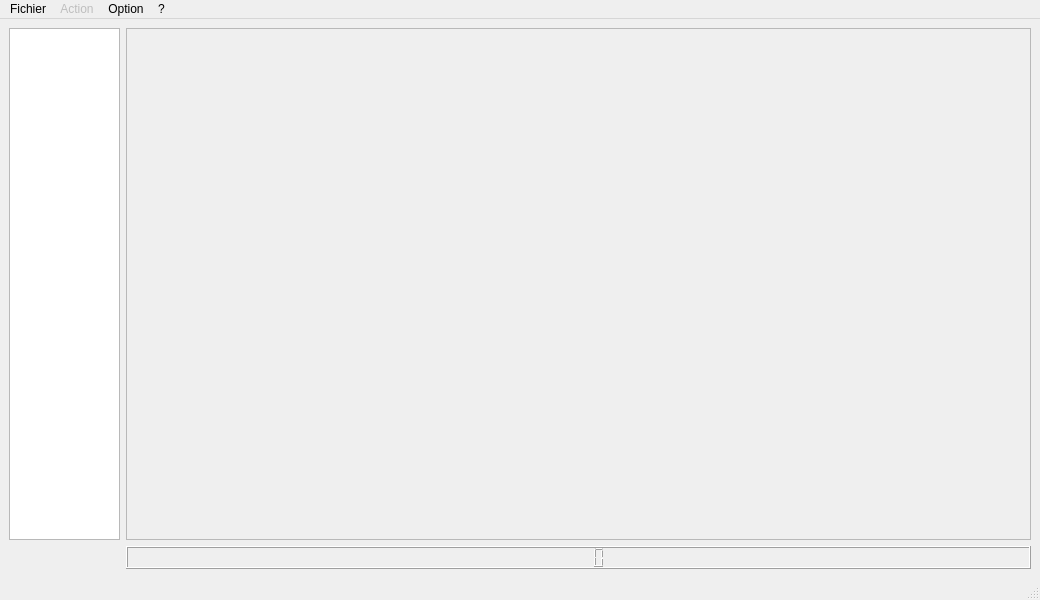
<?xml version="1.0" encoding="UTF-8"?>
<ui version="4.0">
 <class>MainWindow</class>
 <widget class="QMainWindow" name="MainWindow">
  <property name="geometry">
   <rect>
    <x>0</x>
    <y>0</y>
    <width>1040</width>
    <height>600</height>
   </rect>
  </property>
  <property name="maximumSize">
   <size>
    <width>1040</width>
    <height>16777215</height>
   </size>
  </property>
  <property name="windowTitle">
   <string>MainWindow</string>
  </property>
  <widget class="QWidget" name="centralwidget">
   <layout class="QGridLayout" name="gridLayout">
    <item row="0" column="0">
     <widget class="QListWidget" name="w_categorie">
      <property name="maximumSize">
       <size>
        <width>111</width>
        <height>16777215</height>
       </size>
      </property>
     </widget>
    </item>
    <item row="0" column="1">
     <widget class="QTableWidget" name="w_objetMedia">
      <property name="enabled">
       <bool>false</bool>
      </property>
      <property name="editTriggers">
       <set>QAbstractItemView::NoEditTriggers</set>
      </property>
      <attribute name="horizontalHeaderVisible">
       <bool>false</bool>
      </attribute>
      <attribute name="horizontalHeaderDefaultSectionSize">
       <number>300</number>
      </attribute>
      <attribute name="verticalHeaderVisible">
       <bool>false</bool>
      </attribute>
      <column>
       <property name="text">
        <string>Nouvelle colonne</string>
       </property>
      </column>
      <column>
       <property name="text">
        <string>Nouvelle colonne</string>
       </property>
      </column>
      <column>
       <property name="text">
        <string>Nouvelle colonne</string>
       </property>
      </column>
     </widget>
    </item>
    <item row="1" column="1">
     <widget class="QLCDNumber" name="w_compteur"/>
    </item>
   </layout>
  </widget>
  <widget class="QMenuBar" name="menubar">
   <property name="geometry">
    <rect>
     <x>0</x>
     <y>0</y>
     <width>1040</width>
     <height>21</height>
    </rect>
   </property>
   <widget class="QMenu" name="menuFichier">
    <property name="title">
     <string>Fichier</string>
    </property>
    <addaction name="actionNouveau"/>
    <addaction name="actionCharger"/>
    <addaction name="actionSauvegarder"/>
    <addaction name="actionQuitter"/>
   </widget>
   <widget class="QMenu" name="menuAction">
    <property name="enabled">
     <bool>false</bool>
    </property>
    <property name="title">
     <string>Action</string>
    </property>
    <addaction name="actionAjouter"/>
    <addaction name="actionSupprimer"/>
    <addaction name="actionModifier"/>
   </widget>
   <widget class="QMenu" name="menu">
    <property name="title">
     <string>?</string>
    </property>
   </widget>
   <widget class="QMenu" name="menuOption">
    <property name="title">
     <string>Option</string>
    </property>
   </widget>
   <addaction name="menuFichier"/>
   <addaction name="menuAction"/>
   <addaction name="menuOption"/>
   <addaction name="menu"/>
  </widget>
  <widget class="QStatusBar" name="statusbar"/>
  <action name="actionSauvegarder">
   <property name="enabled">
    <bool>false</bool>
   </property>
   <property name="text">
    <string>&amp;Sauvegarder</string>
   </property>
   <property name="toolTip">
    <string>Sauvegarder profil</string>
   </property>
   <property name="statusTip">
    <string>Sauvegarder profil</string>
   </property>
   <property name="whatsThis">
    <string>Sauvegarder profil</string>
   </property>
   <property name="shortcut">
    <string>Ctrl+S</string>
   </property>
  </action>
  <action name="actionNouveau">
   <property name="text">
    <string>&amp;Nouveau</string>
   </property>
   <property name="iconText">
    <string>Nouveau profil</string>
   </property>
   <property name="toolTip">
    <string>Nouveau profil</string>
   </property>
   <property name="statusTip">
    <string>Nouveau profil</string>
   </property>
   <property name="whatsThis">
    <string>Nouveau profil</string>
   </property>
   <property name="shortcut">
    <string>Ctrl+N</string>
   </property>
  </action>
  <action name="actionCharger">
   <property name="text">
    <string>&amp;Charger</string>
   </property>
   <property name="toolTip">
    <string>Charger profil</string>
   </property>
   <property name="statusTip">
    <string>Charger profil</string>
   </property>
   <property name="whatsThis">
    <string>Charger profil</string>
   </property>
   <property name="shortcut">
    <string>Ctrl+L</string>
   </property>
  </action>
  <action name="actionQuitter">
   <property name="text">
    <string>&amp;Quitter</string>
   </property>
   <property name="shortcut">
    <string>Ctrl+Q</string>
   </property>
  </action>
  <action name="actionModifier">
   <property name="enabled">
    <bool>false</bool>
   </property>
   <property name="text">
    <string>Modifier</string>
   </property>
  </action>
  <action name="actionAjouter">
   <property name="enabled">
    <bool>false</bool>
   </property>
   <property name="text">
    <string>Ajouter</string>
   </property>
   <property name="iconText">
    <string>Ajouter une entrée</string>
   </property>
   <property name="toolTip">
    <string>Ajouter une entrée</string>
   </property>
   <property name="shortcut">
    <string>Ctrl+A</string>
   </property>
  </action>
  <action name="actionSupprimer">
   <property name="enabled">
    <bool>false</bool>
   </property>
   <property name="text">
    <string>Supprimer</string>
   </property>
   <property name="iconText">
    <string>Supprimer une entrée</string>
   </property>
   <property name="toolTip">
    <string>Supprimer une entrée</string>
   </property>
  </action>
 </widget>
 <resources/>
 <connections>
  <connection>
   <sender>actionQuitter</sender>
   <signal>triggered()</signal>
   <receiver>MainWindow</receiver>
   <slot>close()</slot>
   <hints>
    <hint type="sourcelabel">
     <x>-1</x>
     <y>-1</y>
    </hint>
    <hint type="destinationlabel">
     <x>399</x>
     <y>299</y>
    </hint>
   </hints>
  </connection>
 </connections>
</ui>
